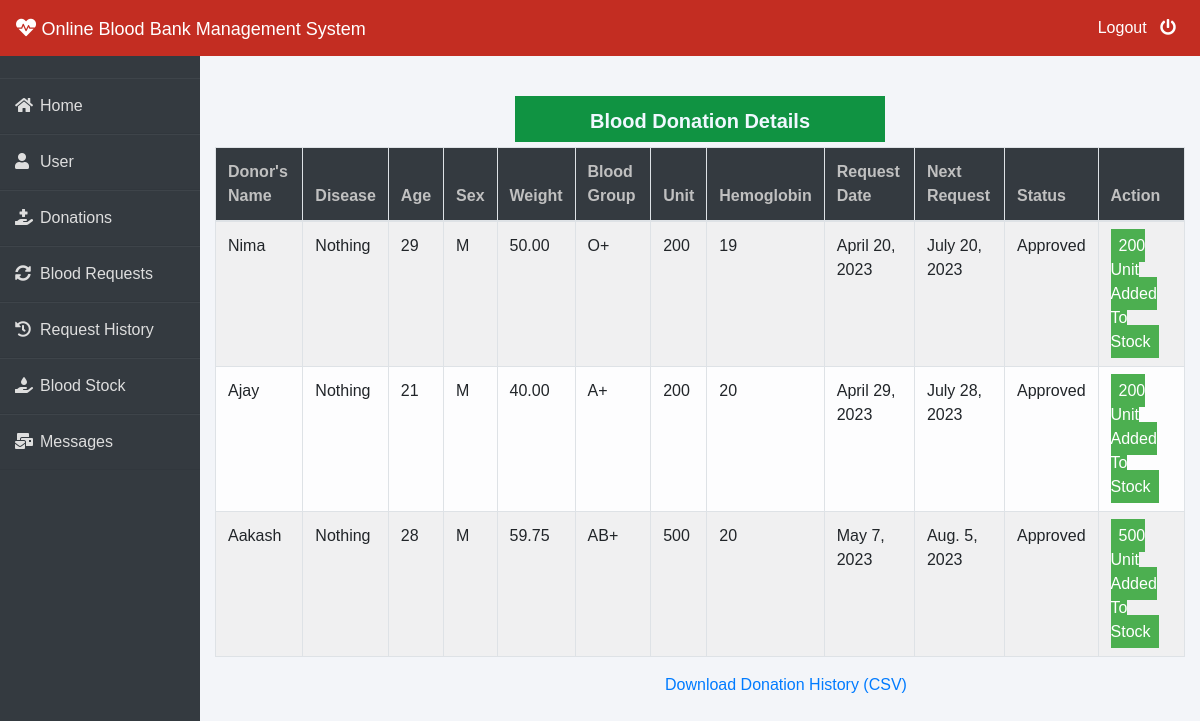
The app's page /admin-donation (signed in) with its own data.
### donor/models.py (models this page shows, shortened)
class BloodDonate(models.Model):
    donor=models.ForeignKey(Donor,on_delete=models.CASCADE)
    disease=models.CharField(max_length=100,default="Nothing")
    age = models.PositiveIntegerField(validators=[MinValueValidator(18), MaxValueValidator(65)])
    weight = models.DecimalField(max_digits=5, decimal_places=2, default=0 ,validators=[MinValueValidator(45)])
    SEX_CHOICES = (
        ('M', 'Male'),
        ('F', 'Female'),
    )
    sex = models.CharField(max_length=1, choices=SEX_CHOICES, default='M')
    bloodgroup=models.CharField(max_length=10,)
    unit=models.PositiveIntegerField(default=0)
    hemoglobin = models.PositiveIntegerField(default=0, validators=[MinValueValidator(12.5)])
    status=models.CharField(max_length=20,default="Pending")
    date=models.DateField(auto_now=True)
    date_90_days = models.DateField(default=default_date_90_days)

class Donor(models.Model):
    user = models.OneToOneField(User, on_delete=models.CASCADE)
    profile_pic= models.ImageField(upload_to='profile_pic/Donor/',null=True,blank=True)
    bloodgroup=models.CharField(max_length=10)
    email = models.EmailField(unique=True)
    otp = models.CharField(max_length=25,default='0000')
    address = models.CharField(max_length=40)
    mobile = models.CharField(max_length=10,null=False)
    last_donation = models.DateTimeField(null=True, blank=True)
    def __str__(self):
        return self.user.first_name

### blood/views.py (the view)
# urls.py: path('admin-donation', views.admin_donation_view,name='admin-donation'),
@login_required(login_url='adminlogin')
def admin_donation_view(request):
    donations = dmodels.BloodDonate.objects.all()
    return render(request, 'blood/admin_donation.html', {'donations': donations, 'download_url': reverse('download_donations_csv')})

### templates/blood/admin_donation.html (shortened to what this page needs)
{% extends 'blood/adminbase.html' %}
{% block content %}
{% load widget_tweaks %}
{%load static%}
<head>
   </head>
<br><br>
<div class="container">
    <section style=" margin-top: 0%; background-color: #109342;color: aliceblue;margin-left: 300px;margin-right: 300px;margin-bottom: 5px;padding: 10px;">
        <p class="lead text-center"style="font-weight: bold;margin-bottom: -4px;">Blood Donation Details</p>
    </section>    <table class="table table-light table-hover table-bordered table-striped">
        <thead class="bg-dark">
            <tr>
                <th scope="col" style="color: rgb(192, 192, 192);">Donor's Name</th>
                <th scope="col" style="color: rgb(192, 192, 192);">Disease</th>
                <th scope="col" style="color: rgb(192, 192, 192);">Age</th>
                <th scope="col" style="color: rgb(192, 192, 192);">Sex</th>
                <th scope="col" style="color: rgb(192, 192, 192);">Weight</th>
                <th scope="col" style="color: rgb(192, 192, 192);">Blood Group</th>
                <th scope="col" style="color: rgb(192, 192, 192);">Unit</th>
                <th scope="col" style="color: rgb(192, 192, 192);">Hemoglobin</th>
                <th scope="col" style="color: rgb(192, 192, 192);">Request Date</th>
                <th scope="col" style="color: rgb(192, 192, 192);">Next Request</th>
                <th scope="col" style="color: rgb(192, 192, 192);">Status</th>
                <th style="color: rgb(192, 192, 192);">Action</th>
            </tr>
        </thead>
        <tbody>
            {% for t in donations %}
            <tr>
                <td> {{t.donor}}</td>
                <td> {{t.disease}}</td>
                <td> {{t.age}}</td>
                <td> {{t.sex}}</td>
                <td> {{t.weight}}</td>
                <td>{{t.bloodgroup}}</td>
                <td>{{t.unit}}</td>
                <td> {{t.hemoglobin}}</td>
                <td>{{t.date}}</td>
                <td>{{t.date_90_days}}</td>
                <td>{{t.status}}</td>
                {% if t.status == 'Pending' %}
                <td>
                    <button class="btn btn-success btn-sm"><a  style="text-decoration: none;color: white;" href="{% url 'approve-donation' t.id  %}"><i class="fa fa-check"></i> Approve</a> </button>
                    <button class="btn btn-danger btn-sm"><a  style="text-decoration: none;color: white;" href="{% url 'reject-donation' t.id  %}"><i class="fa fa-times"></i> Reject</a> </button>
                </td>
                {% elif  t.status == 'Approved' %}
                <td><span class="label success">{{t.unit}} Unit Added To Stock</span></td>
                {% else %}
                <td><span class="label danger">0 Unit Added To Stock</span></td>
                {% endif %}
            </tr>
            {% endfor %}
        </tbody>
    </table>
    <a style='margin-left: 450px;'href="{{ download_url }}">Download Donation History (CSV)</a>
</div>
{% endblock content %}

### templates/blood/adminbase.html (shortened to what this page needs)
{% load static %}
<!DOCTYPE html>
<html lang="en">
<head>
    <link rel="stylesheet" href="https://maxcdn.bootstrapcdn.com/bootstrap/4.0.0/css/bootstrap.min.css">
    <link rel="stylesheet" href="https://cdnjs.cloudflare.com/ajax/libs/font-awesome/5.14.0/css/all.css">
</head>
<body>
    <nav class="navbar navbar-expand-lg navbar-light fixed-top bg-danger">
        <a style="color:white;" class="navbar-brand" href="/"><i class="fa fa-heartbeat"></i>&nbsp;<font face = "Comic sans MS" size ="4">Online Blood Bank Management System</font></a>
        <div class="navbar-collapse collapse w-100 order-3 dual-collapse2">
            <ul class="navbar-nav ml-auto">
                <li class="nav-item">
                    <a class="nav-link" style="color: white;" href="/logout">Logout &nbsp; <i class="fas fa-power-off"></i></a>
                </li>
            </ul>
        </div>
      </nav>
<br><br>
<div class="wrapper">
    <div class="sidebar">
        <ul>
            <li><a style="text-decoration:none;" href="/"><i class="fas fa-home"></i>Home</a></li>
            <li><a style="text-decoration:none;" href="/admin-donor"><i class="fas fa-user"></i>User</a></li>
            <li><a style="text-decoration:none;" href="/admin-donation"><i class="fas fa-hand-holding-medical"></i>Donations</a></li>
            <li><a style="text-decoration:none;" href="/admin-request"><i class="fas fa-sync-alt"></i>Blood Requests</a></li>
            <li><a style="text-decoration:none;" href="/admin-request-history"><i class="fas fa-history"></i>Request History</a></li>
            <li><a style="text-decoration:none;" href="/admin-blood"><i class="fas fa-hand-holding-water"></i>Blood Stock</a></li>
            <li><a style="text-decoration:none;" href="/admin-contact"><i class="fas fa-mail-bulk"></i>Messages</a></li>
        </ul>
    </div>
    <div class="main_content">
{% block content %}
{% endblock content %}
    </div>
</div>
</body>
</html>

### templates/blood/adminbase.html (style rules this page uses)
* { margin: 0; padding: 0; box-sizing: border-box; list-style: none; text-decoration: none; font-family: 'Josefin Sans', sans-serif; }
body { background-color: #f3f5f9; }
.bg-danger { background-color: #c32d22!important; }
.wrapper { display: flex; position: relative; }
.wrapper .sidebar { width: 200px; height: 100%; background: #343a40; padding: 30px 0px; position: fixed; }
.wrapper .sidebar ul li { padding: 15px; border-bottom: 1px solid #dedede; border-bottom: 1px solid rgba(0,0,0,0.05); border-top: 1px solid rgba(255,255,255,0.05); }
.wrapper .sidebar ul li a { color: #dedede; display: block; }
.wrapper .sidebar ul li a .fas { width: 25px; }
.wrapper .main_content { width: 100%; margin-left: 200px; }

### templates/blood/admin_donation.html (style rules this page uses)
.label { color: white; padding: 8px; }
.success { background-color: #4CAF50; }

### records on screen
BloodDonate: donor "Nima", disease "Nothing", age "29", sex "M", weight "50.00", bloodgroup "O+", unit "200", hemoglobin "19", date "April 20, 2023", date_90_days "July 20, 2023", status "Approved"
BloodDonate: donor "Ajay", disease "Nothing", age "21", sex "M", weight "40.00", bloodgroup "A+", unit "200", hemoglobin "20", date "April 29, 2023", date_90_days "July 28, 2023", status "Approved"
BloodDonate: donor "Aakash", disease "Nothing", age "28", sex "M", weight "59.75", bloodgroup "AB+", unit "500", hemoglobin "20", date "May 7, 2023", date_90_days "Aug. 5, 2023", status "Approved"
